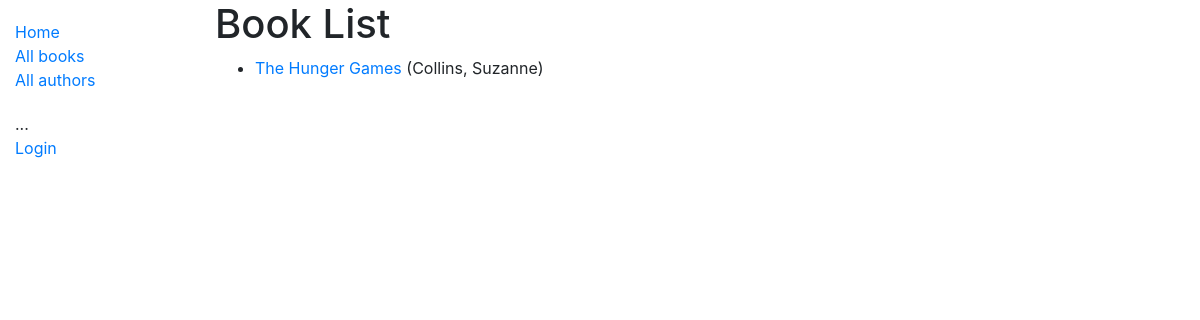
Page /catalog/books/ on the earlier database version.
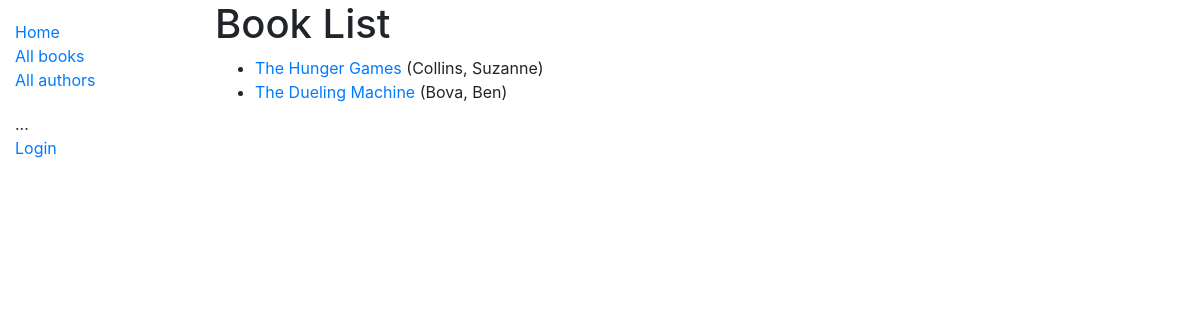
Same page on the later database version.
### catalog/models.py (models this page shows, shortened)
class Book(models.Model):
    title  = models.CharField(max_length=200)
    author  = models.ForeignKey("Author", on_delete=models.SET_NULL, null=True)
    summary  = models.TextField(max_length=1000, help_text='Enter a brief description of the book')
    isbn = models.CharField('ISBN', max_length=13, help_text='13 Character <a href="https://www.isbn-international.org/content/what-isbn">ISBN number</a>')
    genre = models.ManyToManyField(Genre, help_text='Select a genre for this book')
    language = models.ForeignKey("Language", on_delete=models.SET_NULL, null=True)
    def get_absolute_url(self):
        return reverse("book-detail", kwargs={"pk": self.pk})
    def display_genre(self):
        """ Craete a string for the Genre.This is required to display genre in BookAdmin """
        return ' , '.join(genre.name for genre in self.genre.all()[:3]) #(Western , Romantic)
    display_genre.short_description = 'Genre'

class Author(models.Model):
    first_name = models.CharField(max_length=100)
    last_name = models.CharField(max_length=100)
    date_of_birth = models.DateField(null=True, blank=True)
    date_of_death = models.DateField('Died', null=True, blank=True)
    class Meta:
        ordering = ['last_name', 'first_name']
    def __str__(self):
        return f'{self.last_name}, {self.first_name}'

### catalog/views.py (the view)
# urls.py: path('books/', views.BookListView.as_view(), name='books'),
class BookListView(generic.ListView):
    model = Book
    def get_queryset(self):
        return Book.objects.filter(title__icontains='The')[:5]# Get 5 books containing the title war
    def get_context_data(self, **kwargs):
        context = super(BookListView, self).get_context_data(**kwargs)# Call the base implementation first to get the context
        context["some_data"] = 'This is some data inserted'
        return context

### catalog/templates/catalog/book_list.html
{% extends 'base_generic.html' %}
{% block content %}
  <h1>Book List</h1>
  {% if book_list %}
  <ul>
    {% for book in book_list %}
      <li>
        <a href="{{ book.get_absolute_url }}">{{ book.title }}</a> ({{book.author}})
      </li>
    {% endfor %}
  </ul>
  {% else %}
    <p>There are no books in the library.</p>
  {% endif %}
{% endblock %}

Differences in the rows shown:
added Book: title "The Dueling Machine", author "Bova, Ben"
